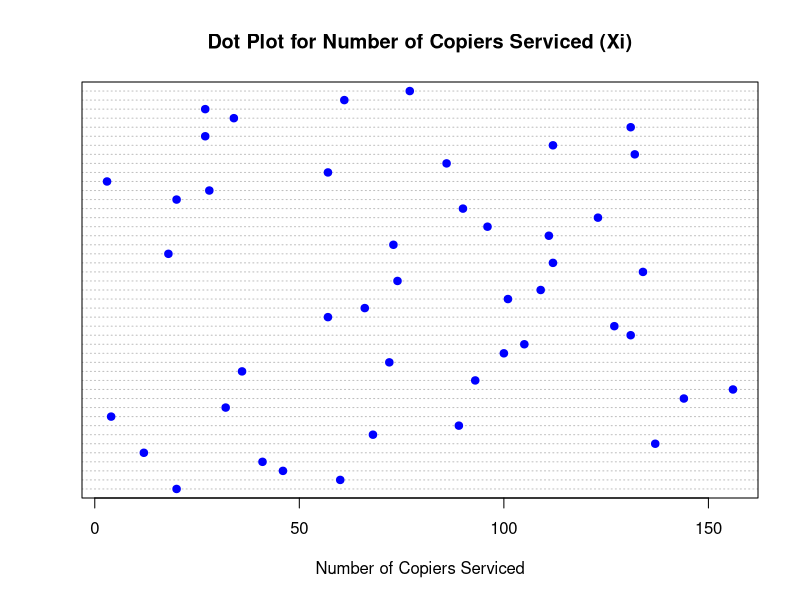
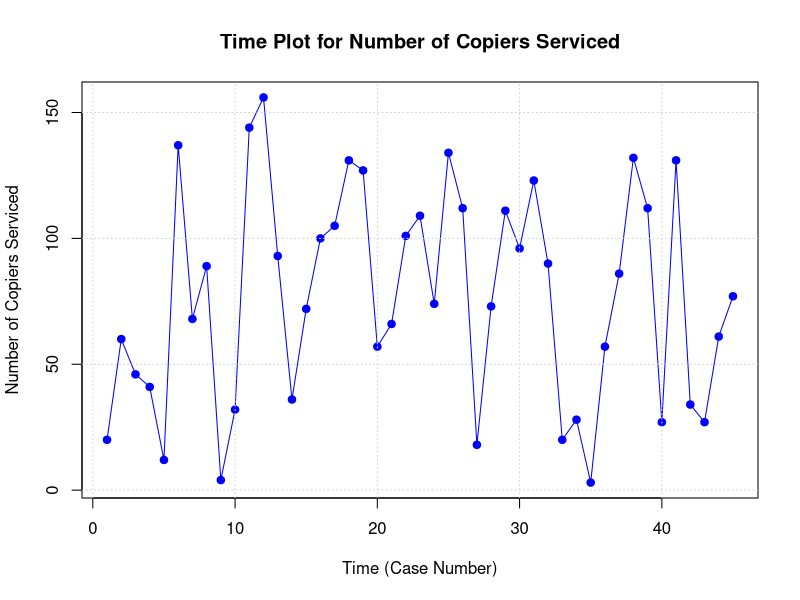
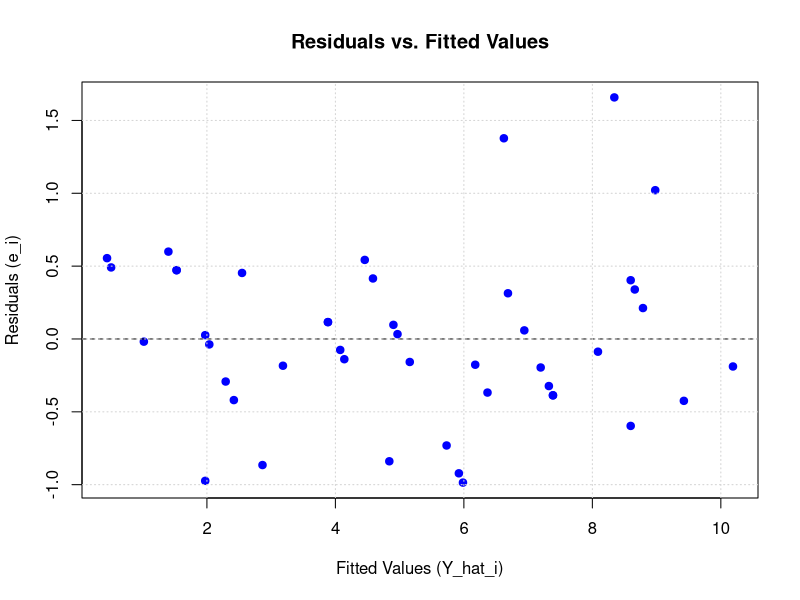
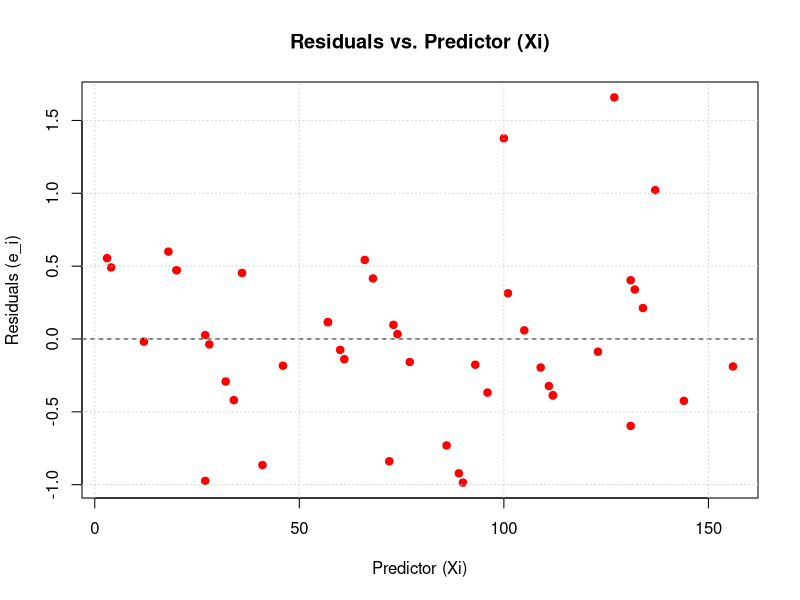
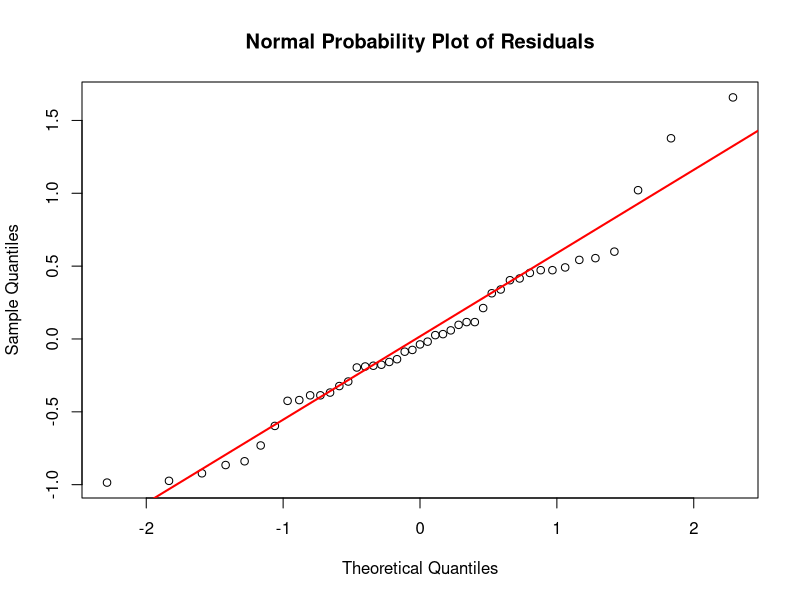
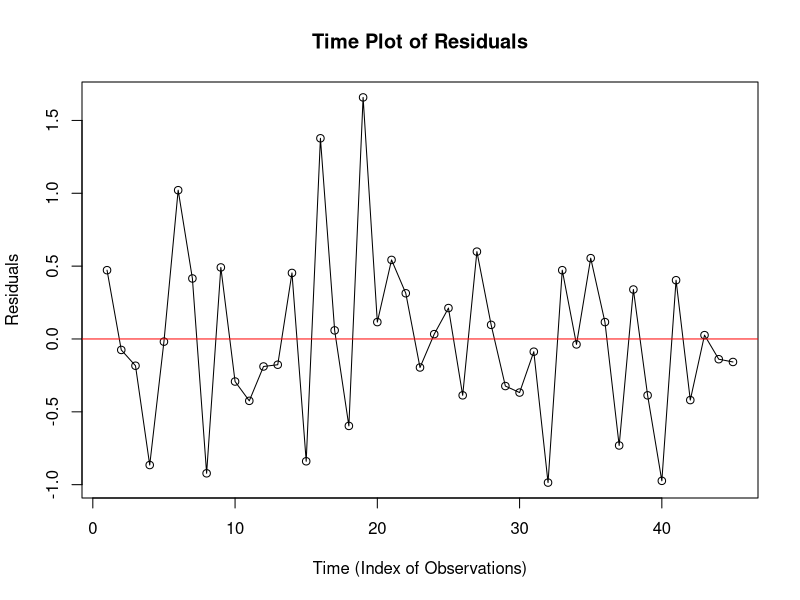
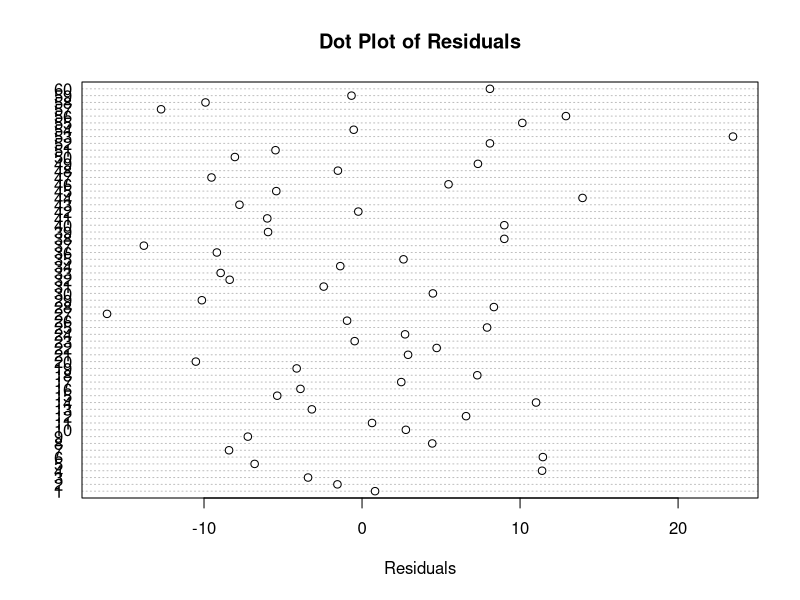
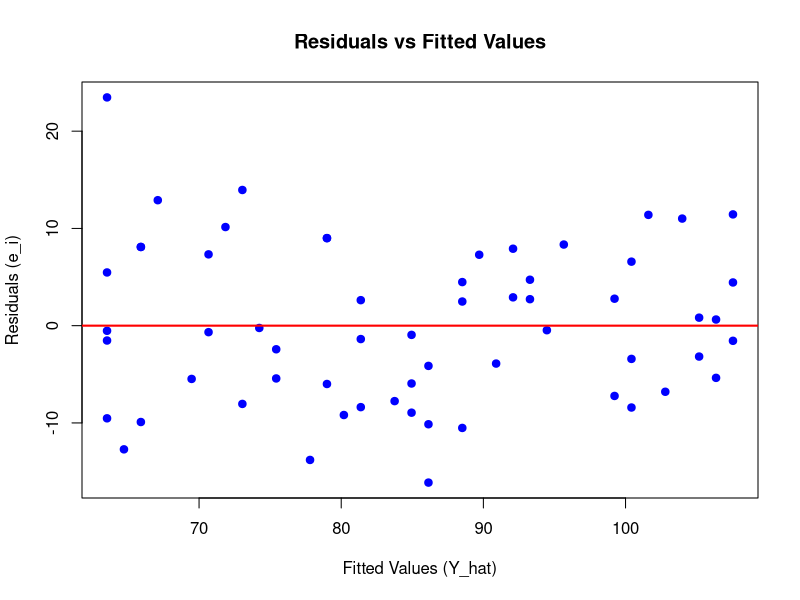

Reproduce these figures in R, in order. (Note: this script raises an error after producing the figures.)
## ---- chunk 1
library(lmtest)

## ---- chunk 2
# Data for the number of copiers serviced (Xi)
xi <- c(20, 60, 46, 41, 12, 137, 68, 89, 4, 32, 144, 156, 93, 36, 72, 100, 105, 131, 
        127, 57, 66, 101, 109, 74, 134, 112, 18, 73, 111, 96, 123, 90, 20, 28, 3, 57, 
        86, 132, 112, 27, 131, 34, 27, 61, 77)

# Create the dot plot
dotchart(xi, main = "Dot Plot for Number of Copiers Serviced (Xi)",
         xlab = "Number of Copiers Serviced",
         pch = 19, col = "blue")
## ---- chunk 3
# Data for the number of copiers serviced (Xi)
xi <- c(20, 60, 46, 41, 12, 137, 68, 89, 4, 32, 144, 156, 93, 36, 72, 100, 105, 131, 
        127, 57, 66, 101, 109, 74, 134, 112, 18, 73, 111, 96, 123, 90, 20, 28, 3, 57, 
        86, 132, 112, 27, 131, 34, 27, 61, 77)

# Create a time index representing the order of the cases (1 to 45)
time_index <- 1:length(xi)

# Plot the time plot (Xi over time)
plot(time_index, xi, type = "o", pch = 19, col = "blue",
     xlab = "Time (Case Number)", ylab = "Number of Copiers Serviced",
     main = "Time Plot for Number of Copiers Serviced")

# Optionally add grid lines for better readability
grid()
## ---- chunk 4
# Load the data
xi <- c(20, 60, 46, 41, 12, 137, 68, 89, 4, 32, 144, 156, 93, 36, 72, 100, 105, 131, 
        127, 57, 66, 101, 109, 74, 134, 112, 18, 73, 111, 96, 123, 90, 20, 28, 3, 57, 
        86, 132, 112, 27, 131, 34, 27, 61, 77)

yi <- c(2, 4, 3, 2, 1, 10, 5, 5, 1, 2, 9, 10, 6, 3, 4, 8, 7, 8, 10, 4, 5, 7, 7, 5, 9, 
        7, 2, 5, 7, 6, 8, 5, 2, 2, 1, 4, 5, 9, 7, 1, 9, 2, 2, 4, 5)

# Fit the linear regression model
model <- lm(yi ~ xi)
summary(model)

# Extract residuals and fitted values
residuals <- resid(model)        # e_i
fitted_values <- fitted(model)   # Y_hat_i

# Residuals vs. Fitted Values Plot
plot(fitted_values, residuals, 
     xlab = "Fitted Values (Y_hat_i)", 
     ylab = "Residuals (e_i)", 
     main = "Residuals vs. Fitted Values",
     pch = 19, col = "blue")
abline(h = 0, lty = 2)  # Add a horizontal line at residual = 0
grid()

# Residuals vs. Xi Plot
plot(xi, residuals, 
     xlab = "Predictor (Xi)", 
     ylab = "Residuals (e_i)", 
     main = "Residuals vs. Predictor (Xi)",
     pch = 19, col = "red")
abline(h = 0, lty = 2)  # Add a horizontal line at residual = 0
grid()

## ---- chunk 5
# Assuming the model from before
residuals <- resid(model)  # Extract residuals from the regression model

# Create a Q-Q plot of the residuals
qqnorm(residuals, main = "Normal Probability Plot of Residuals")
qqline(residuals, col = "red", lwd = 2)  # Add a line through the quartiles


# Compute the theoretical quantiles (expected values under normality)
n <- length(residuals)
expected_quantiles <- qnorm((1:n - 0.5) / n)

# Compute the correlation between ordered residuals and expected normal quantiles
correlation_coefficient <- cor(sort(residuals), expected_quantiles)
print(paste("Correlation Coefficient: ", correlation_coefficient))
## ---- chunk 6
# Create a time plot of residuals
plot(residuals, type = "o", main = "Time Plot of Residuals", xlab = "Time (Index of Observations)", ylab = "Residuals")
abline(h = 0, col = "red")  # Add a horizontal line at 0 for reference
## ---- chunk 7
# Install and load the lmtest package if not already installed
install.packages("lmtest")
library(lmtest)

# Perform the Breusch-Pagan test
bp_test <- bptest(model)

# Display the test result
print(bp_test)
## ---- chunk 8
# Step 1: Input the data
age <- c(43, 41, 47, 46, 45, 41, 47, 41, 48, 48, 42, 47, 43, 44, 42, 55, 57, 56, 59, 57, 
         54, 53, 52, 53, 54, 60, 59, 51, 59, 57, 68, 63, 60, 63, 63, 64, 66, 65, 60, 65, 
         65, 69, 61, 70, 68, 78, 78, 78, 72, 70, 73, 76, 78, 78, 71, 75, 77, 76, 72, 76)
muscle_mass <- c(106, 106, 97, 113, 96, 119, 92, 112, 92, 102, 107, 107, 102, 115, 101, 
                 87, 91, 97, 82, 78, 95, 98, 94, 96, 100, 84, 70, 104, 76, 93, 73, 73, 76, 
                 80, 84, 71, 64, 88, 79, 88, 73, 74, 76, 87, 70, 69, 54, 62, 78, 65, 64, 
                 74, 87, 63, 82, 80, 52, 56, 70, 74)

data1 <- c(age, muscle_mass)

# Step 2: Fit the linear regression model
model <- lm(muscle_mass ~ age)

# Step 3: Obtain the residuals
residuals <- resid(model)

# Step 4: Create a dot plot of the residuals
dotchart(residuals, main = "Dot Plot of Residuals", xlab = "Residuals")
## ---- chunk 9
# Step 1: Fit the linear regression model
model <- lm(muscle_mass ~ age)

# Step 2: Obtain residuals and fitted values
residuals <- resid(model)  # residuals (e_i)
fitted_values <- fitted(model)  # fitted values (Y_hat)

# Step 3: Plot residuals vs fitted values
plot(fitted_values, residuals, 
     main = "Residuals vs Fitted Values",
     xlab = "Fitted Values (Y_hat)",
     ylab = "Residuals (e_i)",
     pch = 19,
     col = "blue")
abline(h = 0, col = "red", lwd = 2)  # add horizontal line at 0

# Step 4: Plot residuals vs predictor (age)
plot(age, residuals, 
     main = "Residuals vs Age (X)",
     xlab = "Age (X_i)",
     ylab = "Residuals (e_i)",
     pch = 19,
     col = "blue")
abline(h = 0, col = "red", lwd = 2)  # add horizontal line at 0
## ---- chunk 10
library(lmtest)
# Step 1: Fit the linear regression model
model <- lm(muscle_mass ~ age)

# Step 2: Extract residuals
residuals <- resid(model)

# Step 3: Create a normal probability plot (Q-Q plot)
qqnorm(residuals, main = "Normal Q-Q Plot of Residuals")
qqline(residuals, col = "red")  # Adds a reference line

# Step 4: Calculate the correlation coefficient
n <- length(residuals)  # Number of residuals
sorted_residuals <- sort(residuals)  # Sort residuals in ascending order

# Obtain the theoretical quantiles (expected values under normality)
theoretical_quantiles <- qnorm((1:n - 0.5) / n)

# Calculate the correlation coefficient between sorted residuals and theoretical quantiles
correlation_coeff <- cor(sorted_residuals, theoretical_quantiles)

# Step 5: Print the correlation coefficient
print(paste("Correlation between ordered residuals and normal quantiles:", correlation_coeff))
## ---- chunk 11
# Define the data
X <- c(0, 1, 2, 3, 4, 5, 6, 7, 8, 9)
Y <- c(98, 135, 162, 178, 221, 232, 283, 300, 374, 395)

# Create a scatter plot
plot(X, Y, main = "Scatter Plot of Sales vs Year", 
     xlab = "Year (Coded)", ylab = "Sales (Thousands of Units)",
     pch = 19, col = "blue")

# Optionally, add a regression line
abline(lm(Y ~ X), col = "red", lwd = 2)
## ---- chunk 12
# Load necessary library
library(MASS)

# Define the data
X <- c(0, 1, 2, 3, 4, 5, 6, 7, 8, 9)
Y <- c(98, 135, 162, 178, 221, 232, 283, 300, 374, 395)

# Fit a linear model
model <- lm(Y ~ X)

# Perform the Box-Cox transformation
boxcox_result <- boxcox(model, lambda = seq(-2, 2, 0.1))

# Extract the optimal lambda
optimal_lambda <- boxcox_result$x[which.max(boxcox_result$y)]
cat("Optimal Lambda: ", optimal_lambda, "\n")
## ---- chunk 13
# Define the data
X <- c(0, 1, 2, 3, 4, 5, 6, 7, 8, 9)
Y <- c(98, 135, 162, 178, 221, 232, 283, 300, 374, 395)

# Apply the square root transformation to Y
Y_transformed <- sqrt(Y)

# Fit the linear regression model for the transformed data
model <- lm(Y_transformed ~ X)

# Display the summary of the model
summary(model)

# Obtain the estimated regression coefficients
intercept <- coef(model)[1]
slope <- coef(model)[2]

cat("Estimated Linear Regression Function: \n")
cat("Y_transformed = ", round(intercept, 4), " + ", round(slope, 4), " * X\n")
## ---- chunk 14
# Create a scatter plot of the transformed data
plot(X, Y_transformed, pch = 16, col = "blue", 
     xlab = "X (Year)", ylab = "Transformed Y (sqrt(Y))", 
     main = "Scatter Plot with Regression Line for Transformed Data")

# Add the estimated regression line to the plot
abline(model, col = "red", lwd = 2)

# Add a legend to distinguish between the data points and the regression line
legend("topleft", legend = c("Transformed Data", "Regression Line"),
       col = c("blue", "red"), pch = c(16, NA), lty = c(NA, 1), lwd = c(NA, 2))
## ---- chunk 15
residuals <- resid(model)
fitted_values <- fitted(model)

# Plot Residuals vs Fitted Values
plot(fitted_values, residuals, 
     xlab = "Fitted Values", ylab = "Residuals", 
     main = "Residuals vs Fitted Values", pch = 16, col = "blue")
abline(h = 0, col = "red", lwd = 2)

# Add a legend
legend("topright", legend = "Residuals", col = "blue", pch = 16)

# Normal Probability Plot (Q-Q Plot) for Residuals
qqnorm(residuals, main = "Normal Q-Q Plot")
qqline(residuals, col = "red", lwd = 2)

